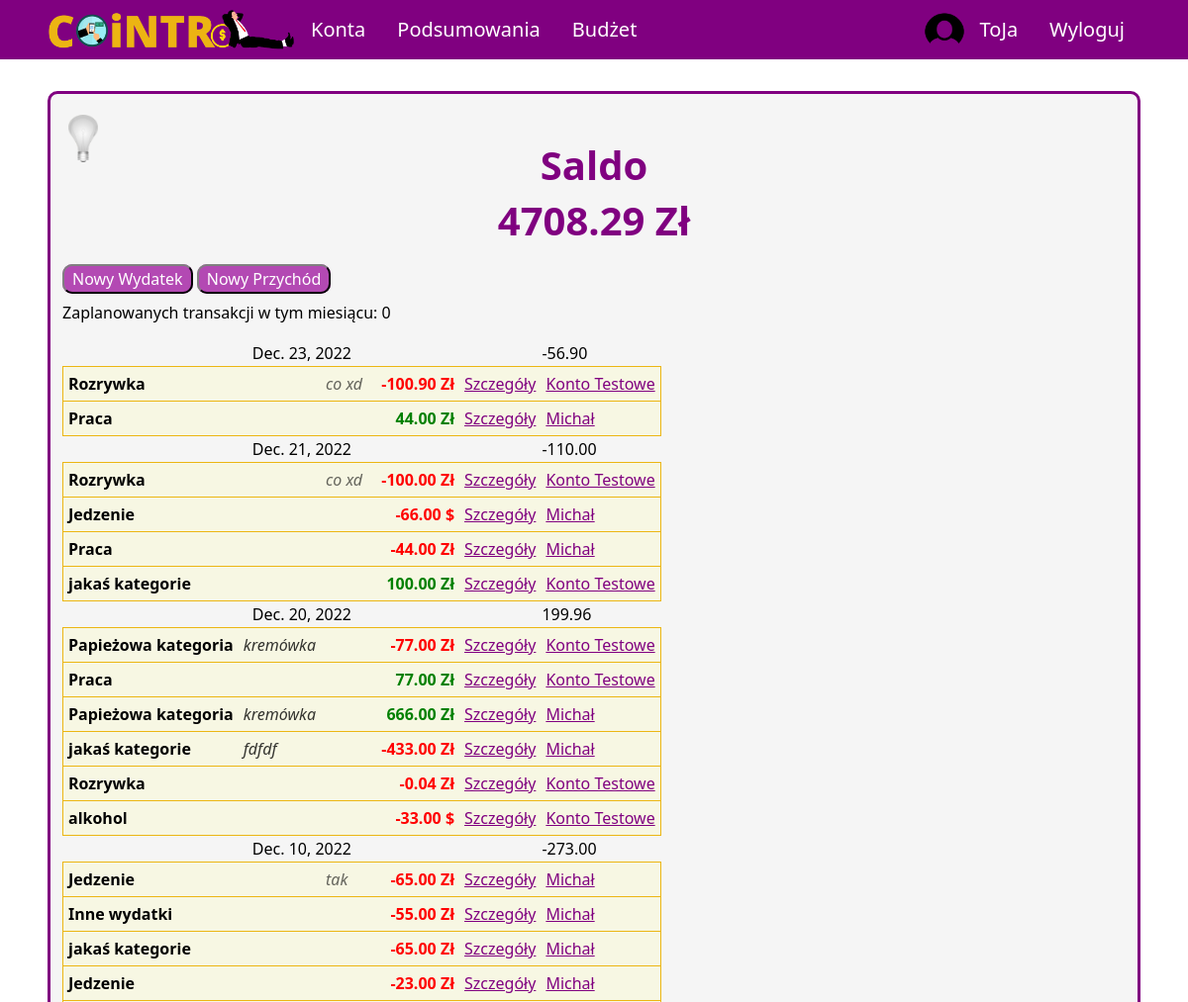
/ (signed in, upper part), run on an earlier commit of the app's database.
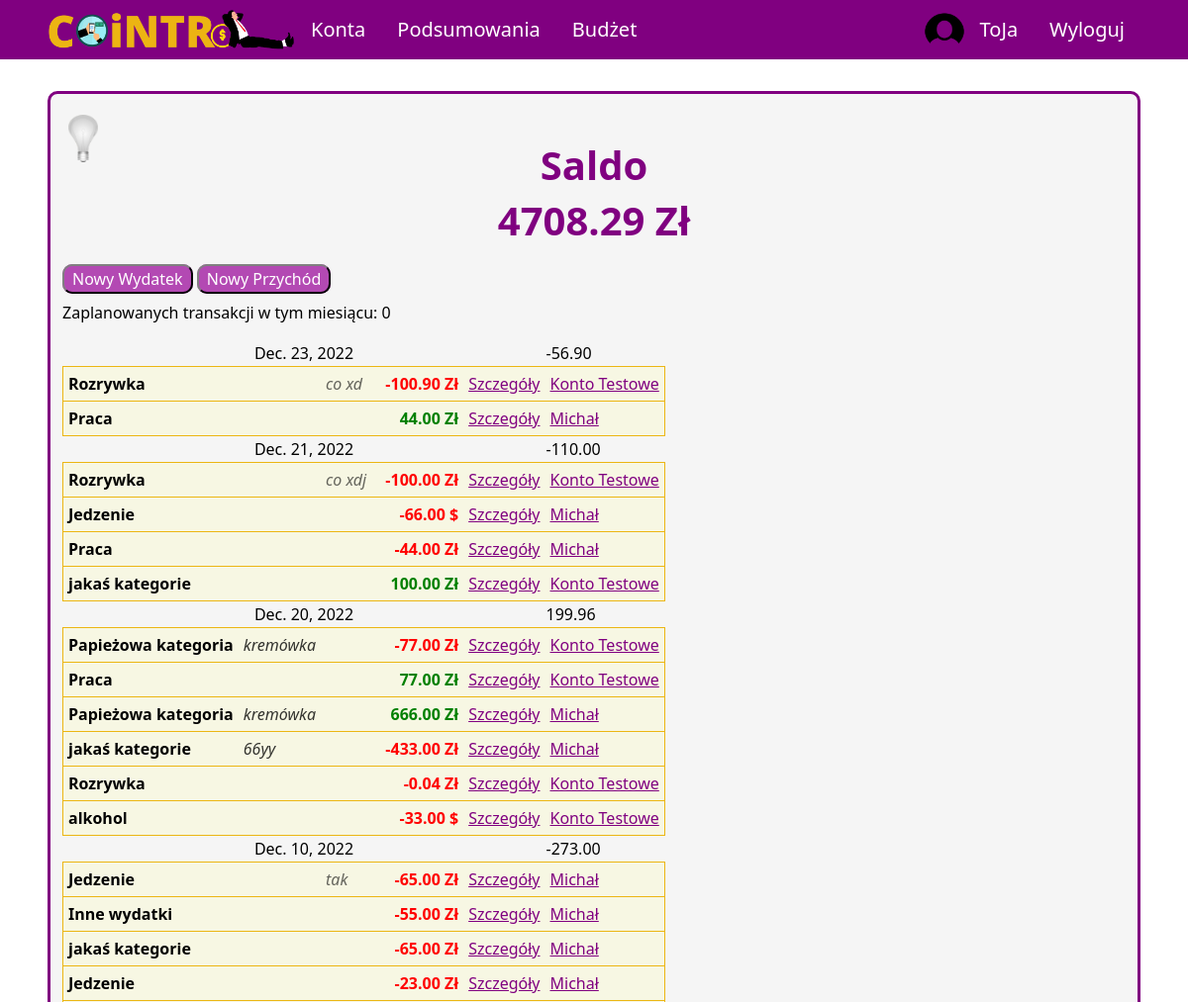
And on a later commit of the database.
### aplication/models.py (models this page shows, shortened)
class Transaction(models.Model):
    intervals = {
        'daily': (lambda x : x + timedelta(days=1), 'Codziennie'),
        'weekly': (lambda x : x + timedelta(weeks=1), 'Co tydzień'),
        'biweekly': (lambda x : x + timedelta(weeks=2), 'Co 2 tygodnie')}
    id_account = models.ForeignKey(Account, on_delete=models.CASCADE)
    id_user = models.ForeignKey(Profile, on_delete=models.SET_NULL, null=True) #konto z którego dokonano transakcji zostało usunięte ale transakcja ma pozostać
    id_category = models.ForeignKey(Category, on_delete=models.CASCADE)
    id_subcategory = models.ForeignKey(Subcategory, on_delete=models.SET_NULL, null=True, blank=True)
    currency = models.ForeignKey(Currency, on_delete=models.SET_NULL, null=True)
    repeat = models.CharField(null=True, blank=True, choices=tuple([(k, v[1]) for k, v in intervals.items()]), max_length=50)
    amount = models.DecimalField(max_digits=10, decimal_places=2)
    converted_amount = models.DecimalField(max_digits=10, decimal_places=2)
    transaction_date = models.DateField()
    description = models.CharField(max_length=255, blank=True, null=True)
    id = models.UUIDField(default=uuid.uuid4, unique=True, primary_key=True, editable=False)

class Account(models.Model):
    owner = models.ForeignKey(Profile, null=True, blank=True, on_delete=models.CASCADE)
    name = models.CharField(max_length=30)
    currency = models.ForeignKey(Currency, on_delete=models.SET_NULL, null=True)
    is_shared = models.BooleanField(default=False)
    description = models.CharField(max_length=100, null=True, blank=True)
    id = models.UUIDField(default=uuid.uuid4, unique=True, primary_key=True, editable=False)

### UsersApp/models.py (models this page shows, shortened)
class Subcategory(models.Model):
    name = models.CharField(max_length=255)
    id_category = models.ForeignKey(Category, on_delete=models.CASCADE)
    id = models.UUIDField(default=uuid.uuid4, unique=True, primary_key=True, editable=False)
    def __str__(self):
        return self.name

class Category(models.Model):
    SCOPE_CHOICES = (
        ("INCOME", "income"),
        ("EXPENSE", "expense"),
    )
    name = models.CharField(max_length=255)
    owner = models.ForeignKey(Profile, null=True, blank=True, on_delete=models.CASCADE)
    scope = models.CharField(max_length=10, choices=SCOPE_CHOICES) #income / expense - do oddzielenia rodzaju transakcji
    id = models.UUIDField(default=uuid.uuid4, unique=True, primary_key=True, editable=False)
    def __str__(self):
        return self.name

class Currency(models.Model):
    name = models.CharField(max_length=100)
    access_name = models.CharField(max_length=20) #access_name nazwa aby zdobyć kurs walut
    sign = models.CharField(max_length=5) #znak waluty
    id = models.UUIDField(default=uuid.uuid4, unique=True,
                            primary_key=True, editable=False)

### aplication/views/account_views.py (the view)
# urls.py: 2. Add a URL to urlpatterns:  path('', views.home, name='home')
def home(request):
    if request.user.is_authenticated:
        all_transactions = Transaction.objects.filter(id_user=request.user.profile).order_by('-transaction_date')
        today = date.today()
        dates = []; fut_dates = []
        for t in all_transactions:
            if t.transaction_date <= today:
                if t.transaction_date not in dates:
                    dates.append(t.transaction_date)
            elif t.transaction_date not in fut_dates:
                fut_dates.append(t.transaction_date)
        def prepare_transactions_list(dates):
            transactions = []; values = []
            for dt in dates:
                values.append(sum(tr.converted_amount for tr in all_transactions if tr.transaction_date == dt))
                transactions.append(reversed([tr for tr in all_transactions if tr.transaction_date == dt]))
            return transactions, values
        transactions = prepare_transactions_list(dates)
        daily = zip(dates, *transactions)
        balance = sum(v for v in transactions[1])
        future = zip(fut_dates, *prepare_transactions_list(fut_dates))
        context = {
            'profile': request.user.profile,
            'daily': daily,
            'profile_balance': balance,
            'future': future
        }
        return render(request, 'application/home/home-login.html', context)
    else:
        return render(request, 'application/home/home-logout.html')

### templates/application/home/home-login.html (shortened to what this page needs)
{% extends 'application/base.html' %}
{% block content %}
    <div class="title">
        <h1>Saldo</h1>
        <h1>{{ profile_balance }} {{ profile.currency.sign }}</h1>
    </div>
    <div class="content">
        <p class="buttons">
            <a class="button" href="{% url 'addExpenseAccountless' %}">Nowy Wydatek</a>
            <a class="button" href="{% url 'addIncomeAccountless' %}">Nowy Przychód</a>
        </p>
        <p>Zaplanowanych transakcji w tym miesiącu: {{ 0 }}</p>
        <table>
        {% for date, transactions, value in daily %}
            <tr class="date">
                <td class="center" colspan="5">{{ date }}</td>
                <td>{{ value }}</td>
            </tr>
            {% for tr in transactions %}
                <tr class="transaction">
                    <td id="transaction-category" class="bold">{{ tr.id_category }}</td>
                    {% if tr.id_subcategory %}
                    <td id="transaction-subcategory">{{ tr.id_subcategory }}</td>
                    {% else %}
                    <td id="transaction-subcategory"></td>
                    {% endif %}
                    {% if tr.description %}
                    <td id="transaction-description">{{ tr.description }}</td>
                    {% else %}
                    <td id="transaction-description"></td>
                    {% endif %}
                    {% if tr.converted_amount >= 0 %}
                        <td id="transaction-amount" class="income">{{ tr.converted_amount }} {{ tr.currency.sign }}</td>
                    {% else %}
                        <td id="transaction-amount" class="expense">{{ tr.converted_amount }} {{ tr.currency.sign }}</td>
                    {% endif %}
                    <td><a class="purple" href="{% url 'showTransaction' tr.id 1 %}">Szczegóły</a></td>
                    <td id="transaction-account">
                        <a id="tr-acc-link" class="purple" href="{% url 'account' pk=tr.id_account.id %}">{{ tr.id_account.name }}</a>
                    </td>
                </tr>
            {% endfor %}
        {% endfor %}
        </table>
    </div>
{% endblock  %}

What changed in the data, as far as the page shows it:
changed Transaction: description "co xd" → "co xdj"
changed Transaction (number 11 of 17 on the later page): id_subcategory "fdfdf" → "66yy"
